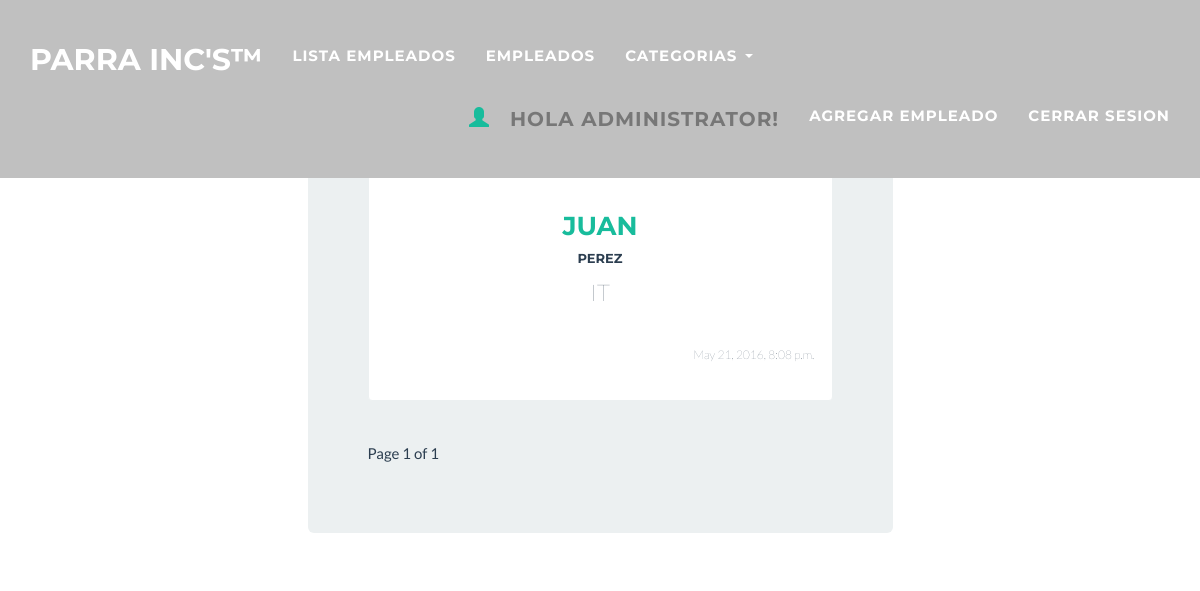
The app's page / (signed in), older data.
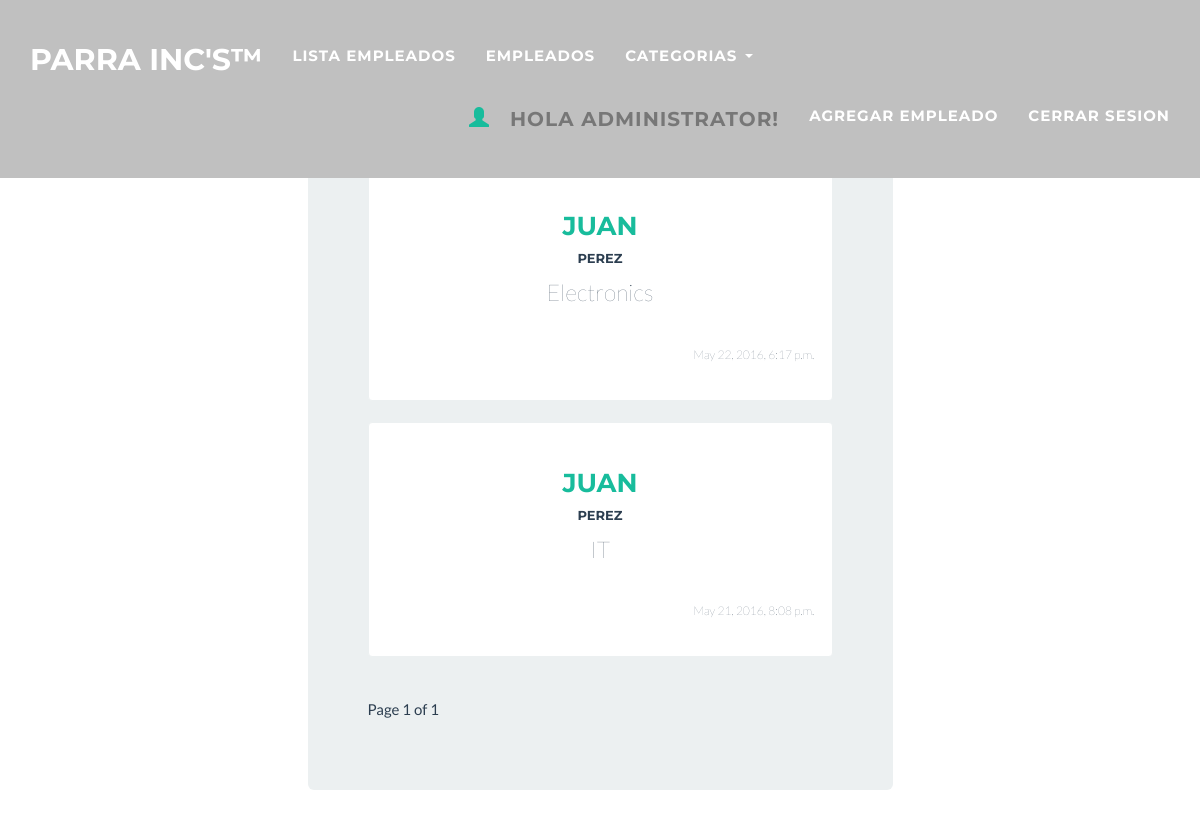
The same page, newer data.
### quizII_home/models.py (models this page shows)
class Employees(models.Model):
    employee_name = models.CharField(max_length=50)
    employee_last_name = models.CharField(max_length=50)
    employee_number = models.DecimalField(max_digits=6, decimal_places=0)
    employee_department = models.CharField(max_length=60, null=True, blank=True)
    employee_work_hours = models.IntegerField()
    employee_wages = models.DecimalField(max_digits=8, decimal_places=2)
    publish_date = models.DateTimeField(auto_now_add=True, auto_now=False)

### quizII_home/views.py (the view)
# urls.py: url(r'^$', employee_list, name='employee_list'),
def employee_list(request):
	queryset_list = Employees.objects.all().order_by('-publish_date')
	paginator = Paginator(queryset_list, 5) # Show 25 contacts per page
	page = request.GET.get('page')
	try:
		queryset = paginator.page(page)
	except PageNotAnInteger:
		queryset = paginator.page(1)
	except EmptyPage:
		queryset = paginator.page(paginator.num_pages)
	context = {
		"object_list": queryset
	}
	return render(request, "blog/employee_list.html", context)

### templates/blog/employee_list.html (shortened to what this page needs)
{% extends "base.html" %}
{% block content %}
{% if user.is_superuser %}
  {% for employee in object_list %}
        <div class="row" >
          <div class="col-xs-12">
            <div class="thumbnail col-xs-12"><br>
              <a href="{% url 'employee_detail' id=employee.id %}"><h3 style="text-align: center">{{ employee.employee_name | title }}</h3></a>
              <h6 style="text-align: center">{{ employee.employee_last_name | title }}</h6>
              <p style="text-align: center">{{ employee.employee_department | capfirst }}</p><br>
              <p style="text-align: right;font-size: 12px;padding-right: 10pt">{{ employee.publish_date }}
              </p>
              <div class="caption" ></div>
            </div>
          </div>
        </div>
  {% endfor %}
{% endif %}
  <div class="pagination">
    <span class="step-links">
        <span class="current">
            Page {{ object_list.number }} of {{ object_list.paginator.num_pages }}
        </span>
    </span>
</div>
{% endblock %}

Row changes from the older to the newer data that the page shows:
added Employees: employee_name "JUAN", employee_last_name "PEREZ", employee_department "Electronics", publish_date "May 22, 2016, 6:17 p.m."
